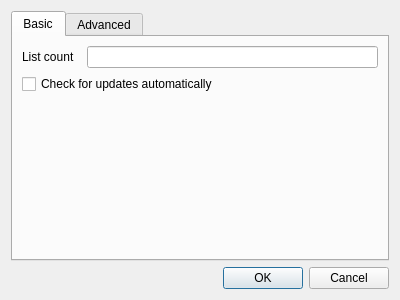
<?xml version="1.0" encoding="UTF-8"?>
<ui version="4.0">
 <class>SettingsDlg</class>
 <widget class="QDialog" name="SettingsDlg">
  <property name="geometry">
   <rect>
    <x>0</x>
    <y>0</y>
    <width>400</width>
    <height>300</height>
   </rect>
  </property>
  <property name="windowTitle">
   <string>Settings</string>
  </property>
  <layout class="QVBoxLayout" name="verticalLayout">
   <item>
    <widget class="QTabWidget" name="tabWidget">
     <property name="currentIndex">
      <number>0</number>
     </property>
     <widget class="QWidget" name="tab">
      <attribute name="title">
       <string>Basic</string>
      </attribute>
      <layout class="QGridLayout" name="gridLayout_2">
       <item row="0" column="2">
        <widget class="QLineEdit" name="mListCountText"/>
       </item>
       <item row="0" column="0">
        <widget class="QLabel" name="label_2">
         <property name="text">
          <string>List count</string>
         </property>
        </widget>
       </item>
       <item row="2" column="0">
        <spacer name="verticalSpacer_2">
         <property name="orientation">
          <enum>Qt::Vertical</enum>
         </property>
         <property name="sizeHint" stdset="0">
          <size>
           <width>20</width>
           <height>40</height>
          </size>
         </property>
        </spacer>
       </item>
       <item row="1" column="0" colspan="3">
        <widget class="QCheckBox" name="mCheckLatestVersionCheck">
         <property name="text">
          <string>Check for updates automatically</string>
         </property>
        </widget>
       </item>
      </layout>
     </widget>
     <widget class="QWidget" name="tab_2">
      <attribute name="title">
       <string>Advanced</string>
      </attribute>
      <layout class="QGridLayout" name="gridLayout">
       <item row="0" column="1">
        <widget class="QComboBox" name="mLangCombo"/>
       </item>
       <item row="0" column="0">
        <widget class="QLabel" name="label">
         <property name="text">
          <string>Language(need restart)</string>
         </property>
        </widget>
       </item>
       <item row="1" column="0">
        <spacer name="verticalSpacer">
         <property name="orientation">
          <enum>Qt::Vertical</enum>
         </property>
         <property name="sizeHint" stdset="0">
          <size>
           <width>20</width>
           <height>40</height>
          </size>
         </property>
        </spacer>
       </item>
      </layout>
     </widget>
    </widget>
   </item>
   <item>
    <widget class="QDialogButtonBox" name="buttonBox">
     <property name="orientation">
      <enum>Qt::Horizontal</enum>
     </property>
     <property name="standardButtons">
      <set>QDialogButtonBox::Cancel|QDialogButtonBox::Ok</set>
     </property>
    </widget>
   </item>
  </layout>
 </widget>
 <resources/>
 <connections>
  <connection>
   <sender>buttonBox</sender>
   <signal>accepted()</signal>
   <receiver>SettingsDlg</receiver>
   <slot>accept()</slot>
   <hints>
    <hint type="sourcelabel">
     <x>248</x>
     <y>254</y>
    </hint>
    <hint type="destinationlabel">
     <x>157</x>
     <y>274</y>
    </hint>
   </hints>
  </connection>
  <connection>
   <sender>buttonBox</sender>
   <signal>rejected()</signal>
   <receiver>SettingsDlg</receiver>
   <slot>reject()</slot>
   <hints>
    <hint type="sourcelabel">
     <x>316</x>
     <y>260</y>
    </hint>
    <hint type="destinationlabel">
     <x>286</x>
     <y>274</y>
    </hint>
   </hints>
  </connection>
 </connections>
</ui>
